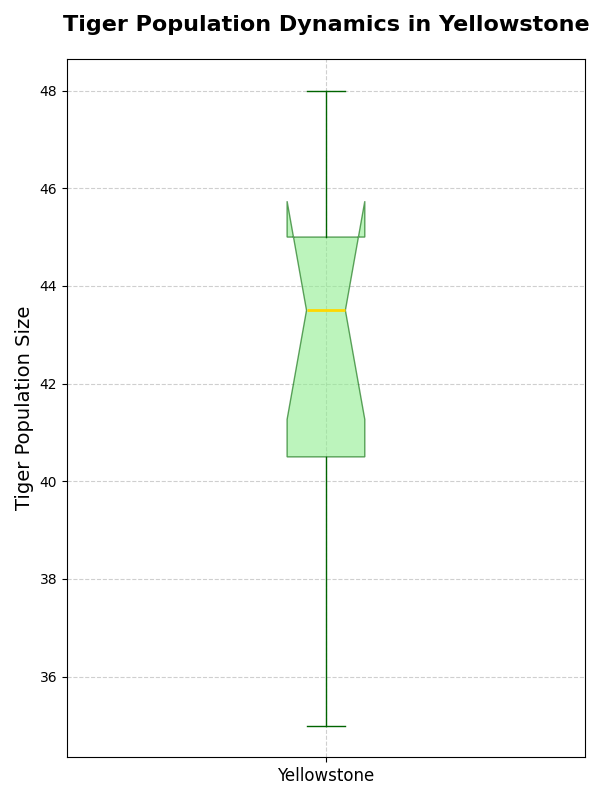

This chart was generated by the following Python code:
import matplotlib.pyplot as plt

# Single group of data
populations_yellowstone = [35, 40, 45, 42, 38, 44, 47, 48, 43, 45]

plt.figure(figsize=(6, 8))
plt.boxplot(populations_yellowstone, vert=True, patch_artist=True, notch=True,
            boxprops=dict(facecolor='lightgreen', color='darkgreen', alpha=0.6),
            capprops=dict(color='darkgreen'),
            whiskerprops=dict(color='darkgreen'),
            flierprops=dict(marker='o', color='red', alpha=0.5),
            medianprops=dict(color='gold', linewidth=2))

plt.ylabel('Tiger Population Size', fontsize=14)
plt.xticks([1], ['Yellowstone'], fontsize=12)
plt.title('Tiger Population Dynamics in Yellowstone', fontsize=16, weight='bold', pad=20)

plt.grid(True, linestyle='--', alpha=0.6)
plt.tight_layout()

plt.show()
